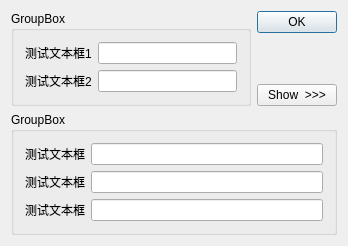
<?xml version="1.0" encoding="UTF-8"?>
<ui version="4.0">
 <class>ExtensionDialog</class>
 <widget class="QDialog" name="ExtensionDialog">
  <property name="geometry">
   <rect>
    <x>0</x>
    <y>0</y>
    <width>348</width>
    <height>214</height>
   </rect>
  </property>
  <property name="windowTitle">
   <string>ExtensionDialog</string>
  </property>
  <layout class="QVBoxLayout" name="verticalLayout_2">
   <item>
    <layout class="QHBoxLayout" name="horizontalLayout" stretch="6,2">
     <item>
      <widget class="QGroupBox" name="groupBox">
       <property name="enabled">
        <bool>true</bool>
       </property>
       <property name="title">
        <string>GroupBox</string>
       </property>
       <layout class="QGridLayout" name="gridLayout">
        <item row="0" column="0">
         <widget class="QLabel" name="label">
          <property name="text">
           <string>测试文本框1</string>
          </property>
         </widget>
        </item>
        <item row="0" column="1">
         <widget class="QLineEdit" name="lineEdit"/>
        </item>
        <item row="1" column="0">
         <widget class="QLabel" name="label_3">
          <property name="text">
           <string>测试文本框2</string>
          </property>
         </widget>
        </item>
        <item row="1" column="1">
         <widget class="QLineEdit" name="lineEdit_3"/>
        </item>
       </layout>
      </widget>
     </item>
     <item>
      <layout class="QVBoxLayout" name="verticalLayout">
       <item>
        <widget class="QPushButton" name="pushButton">
         <property name="text">
          <string>OK</string>
         </property>
        </widget>
       </item>
       <item>
        <spacer name="verticalSpacer_2">
         <property name="orientation">
          <enum>Qt::Vertical</enum>
         </property>
         <property name="sizeHint" stdset="0">
          <size>
           <width>20</width>
           <height>40</height>
          </size>
         </property>
        </spacer>
       </item>
       <item>
        <widget class="QPushButton" name="pushButton_2">
         <property name="text">
          <string>Show  &gt;&gt;&gt;</string>
         </property>
        </widget>
       </item>
      </layout>
     </item>
    </layout>
   </item>
   <item>
    <spacer name="verticalSpacer">
     <property name="orientation">
      <enum>Qt::Vertical</enum>
     </property>
     <property name="sizeHint" stdset="0">
      <size>
       <width>20</width>
       <height>0</height>
      </size>
     </property>
    </spacer>
   </item>
   <item>
    <widget class="QGroupBox" name="groupBox_2">
     <property name="title">
      <string>GroupBox</string>
     </property>
     <layout class="QGridLayout" name="gridLayout_2">
      <item row="1" column="0">
       <widget class="QLabel" name="label_4">
        <property name="text">
         <string>测试文本框</string>
        </property>
       </widget>
      </item>
      <item row="0" column="0">
       <widget class="QLabel" name="label_2">
        <property name="text">
         <string>测试文本框</string>
        </property>
       </widget>
      </item>
      <item row="1" column="1">
       <widget class="QLineEdit" name="lineEdit_4"/>
      </item>
      <item row="0" column="1">
       <widget class="QLineEdit" name="lineEdit_2"/>
      </item>
      <item row="2" column="0">
       <widget class="QLabel" name="label_5">
        <property name="text">
         <string>测试文本框</string>
        </property>
       </widget>
      </item>
      <item row="2" column="1">
       <widget class="QLineEdit" name="lineEdit_5"/>
      </item>
     </layout>
    </widget>
   </item>
  </layout>
  <zorder>groupBox_2</zorder>
  <zorder>layoutWidget</zorder>
  <zorder>groupBox</zorder>
  <zorder></zorder>
  <zorder>verticalSpacer</zorder>
  <zorder>verticalSpacer_2</zorder>
 </widget>
 <layoutdefault spacing="6" margin="11"/>
 <resources/>
 <connections/>
</ui>
